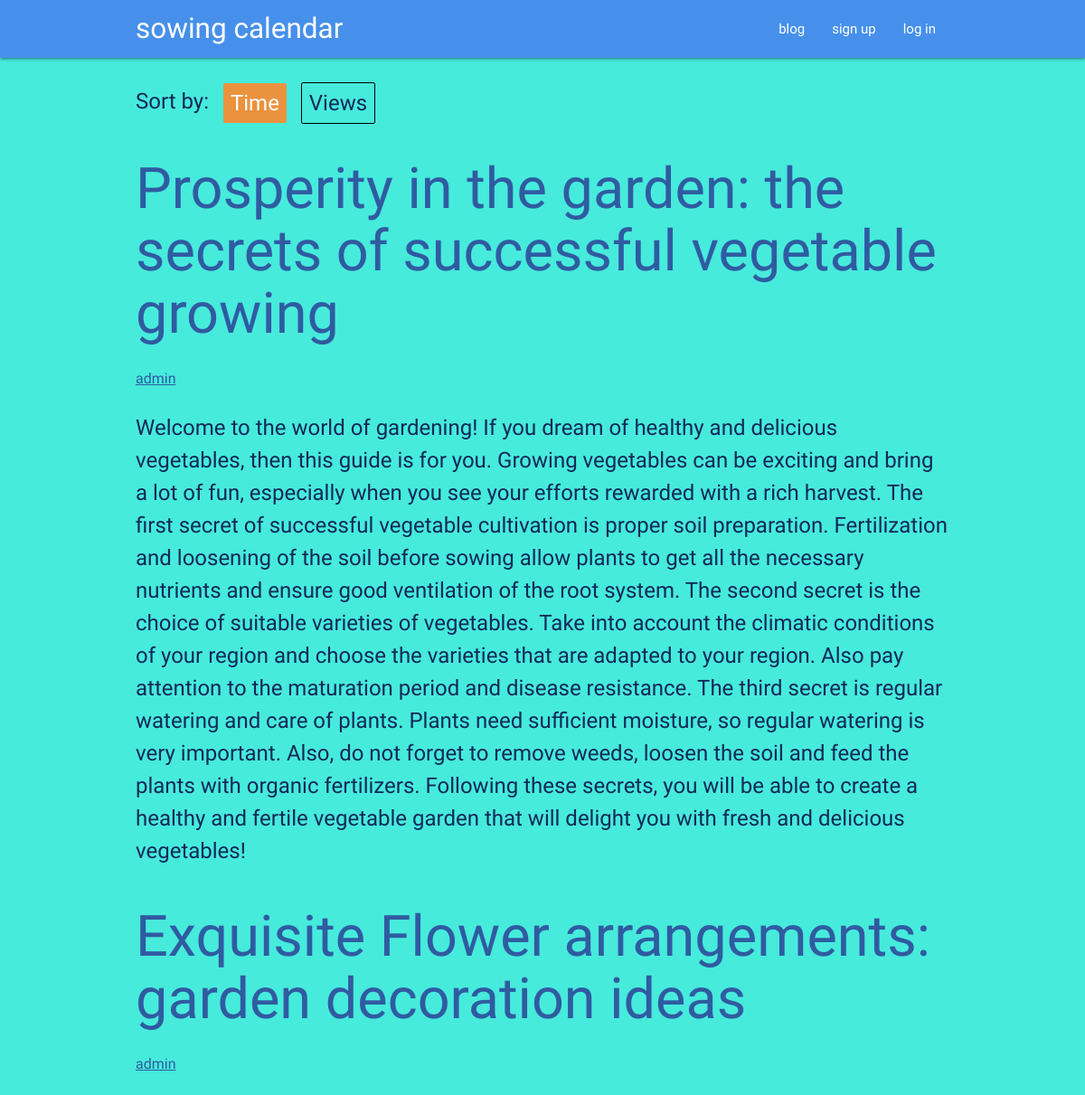
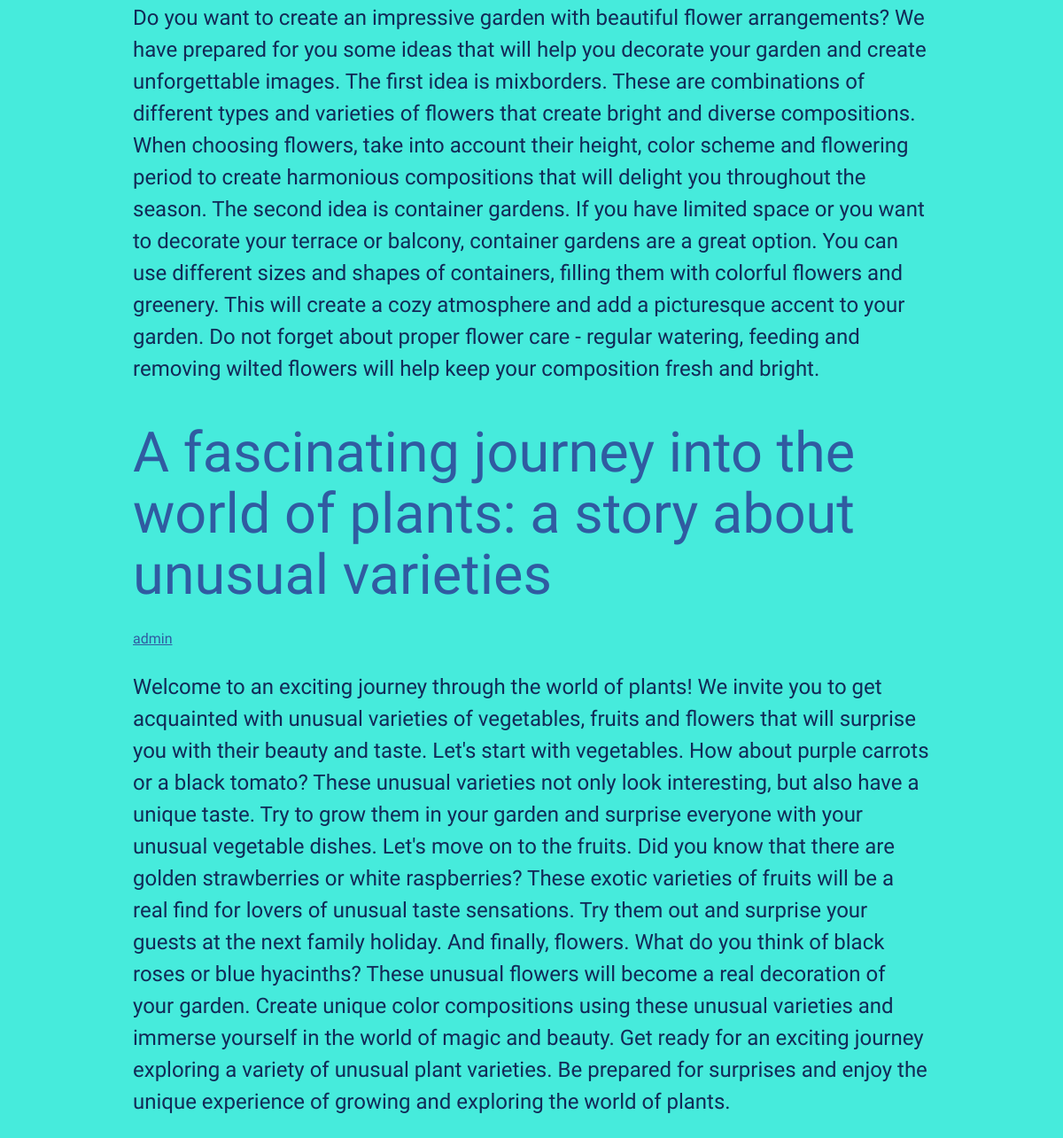
Screenshot of /blog/ with the database file from the repository (2 pictures, top to bottom).
### blog/models.py (models this page shows, shortened)
class Article(models.Model):
    header = models.CharField(max_length=255)
    content = models.TextField()
    author_id = models.ForeignKey(User, on_delete=models.CASCADE)
    slug = models.SlugField()
    date = models.DateTimeField(auto_now_add=True)
    views = models.IntegerField(default = 0)
    class Meta:
        verbose_name = 'Статья'
        verbose_name_plural = 'Статьи'

### blog/views.py (the view)
# urls.py: path('', Blog.as_view(), name='blog'),
class Blog(DataMixin, ListView):
    model = A
    template_name = 'blog/blog.html'
    def get_context_data(self, **kwargs):
        queryset = self.get_queryset()
        articles_by_views = queryset.order_by('-date')
        articles_by_time = queryset
        context = super().get_context_data(**kwargs)
        c_def = self.get_data(title = 'Blog', articles_by_views = articles_by_views, articles_by_time = articles_by_time)
        return context | c_def

### main/utils.py (called while the page is built)
    def get_data(self, **kwargs):
        kwargs['y'] = datetime.now().year
        kwargs['m'] = datetime.now().month
        kwargs['d'] = datetime.now().day
        kwargs['is_auth'] = self.request.user.is_authenticated
        kwargs['user'] = self.request.user
        return kwargs

### blog/templates/blog/blog.html (shortened to what this page needs)
{% extends 'main/base.html' %}
{% load static %}
{% block content %}
<p>
  <span>Sort by:</span>
  <span id="time" class="radio checked">Time</span>
  <span id="views" class="radio">Views</span>
</p>
<div id="articles-by-time">
  {% for a in articles_by_time %}
      <h1><a href="{% url 'blog:article' a.slug %}">{{ a.header }}</a></h1>
      <div class="additional">
        <a href="{% url 'accounts:profile' a.author_id %}">{{ a.author_id }}</a>
      </div>
      <p>{{ a.content }}</p>
  {% endfor %}
</div>
{% endblock %}

### main/templates/main/base.html (shortened to what this page needs)
{% load static %}
<!DOCTYPE html>
<html lang="en">
<head>
    <link rel="stylesheet" href="https://cdnjs.cloudflare.com/ajax/libs/materialize/1.0.0/css/materialize.min.css">
    <link rel="stylesheet" href="{% static 'main/css/style.css' %}">
</head>
<body>
    <nav>
        <div class="nav-wrapper">
            <a href="{% url 'home' %}" class="brand-logo">sowing calendar</a>
            <ul id="nav-mobile" class="right hide-on-med-and-down">
                <li>
                    <a href="{% url 'blog:blog' %}">blog</a>
                </li>
                {% if is_auth %}
                    <li>
                        <a href="{% url 'accounts:profile' user.username %}">{{ user.username }}</a>
                    </li>
                    <li>
                        <a href="{% url 'accounts:logout' %}">logout</a>
                    </li>
                {% else %}
                  <li>
                    <a href="{% url 'accounts:signup' %}">sign up</a>
                  </li>
                  <li>
                    <a href="{% url 'accounts:login' %}">log in</a>
                  </li>
                {% endif %}
              </ul>
        </div>
    </nav>
    <div class="main">
        {% block content %}
        {% endblock %}
    </div>
</body>
</html>

### main/static/main/css/style.css (style rules this page uses)
h1, h2, h3, h4 { font-family: "Alice", serif; font-weight: 400; font-style: normal; }
body { background-color: #46ebdc; color: #122a57; font-family: "PT Sans Caption", sans-serif; font-weight: 400; font-style: normal; font-size: 24px; }
a { color: #305ba1; text-decoration: underline; }
h1 a { text-decoration: none; }
nav a { text-decoration: none; }
.radio { border: 1px solid #000; padding: 8px; border-radius: 2px; margin-left: 10px; cursor: pointer; vertical-align: middle; }
.checked { border: none; background-color: #eb923f; color: #fff; }
.main { width: 75%; margin: 30px auto; }
.nav-wrapper { width: 75%; }
nav { background-color: #4690eb; display: flex; justify-content: center; }
.additional { display: flex; justify-content: space-between; color: #6f6f6f; font-size: 16px; }

### rows the page displays
Article: header "Prosperity in the garden: the secrets of successful vegetable growing", author_id "admin", content "Welcome to the world of gardening! If you dream of healthy and delicious vegetables, then this guide is for you. Growing vegetables can be exciting and bring a lot of fun, especially when you see your efforts rewarded with a rich harvest. The first secret of successful vegetable cultivation is proper soil preparation. Fertilization and loosening of the soil before sowing allow plants to get all the necessary nutrients and ensure good ventilation of the root system. The second secret is the choice of suitable varieties of vegetables. Take into account the climatic conditions of your region and choose the varieties that are adapted to your region. Also pay attention to the maturation period…"
Article: header "Exquisite Flower arrangements: garden decoration ideas", author_id "admin", content "Do you want to create an impressive garden with beautiful flower arrangements? We have prepared for you some ideas that will help you decorate your garden and create unforgettable images. The first idea is mixborders. These are combinations of different types and varieties of flowers that create bright and diverse compositions. When choosing flowers, take into account their height, color scheme and flowering period to create harmonious compositions that will delight you throughout the season. The second idea is container gardens. If you have limited space or you want to decorate your terrace or balcony, container gardens are a great option. You can use different sizes and shapes of…"
Article: header "A fascinating journey into the world of plants: a story about unusual varieties", author_id "admin", content "Welcome to an exciting journey through the world of plants! We invite you to get acquainted with unusual varieties of vegetables, fruits and flowers that will surprise you with their beauty and taste. Let's start with vegetables. How about purple carrots or a black tomato? These unusual varieties not only look interesting, but also have a unique taste. Try to grow them in your garden and surprise everyone with your unusual vegetable dishes. Let's move on to the fruits. Did you know that there are golden strawberries or white raspberries? These exotic varieties of fruits will be a real find for lovers of unusual taste sensations. Try them out and surprise your guests at the next family…"
